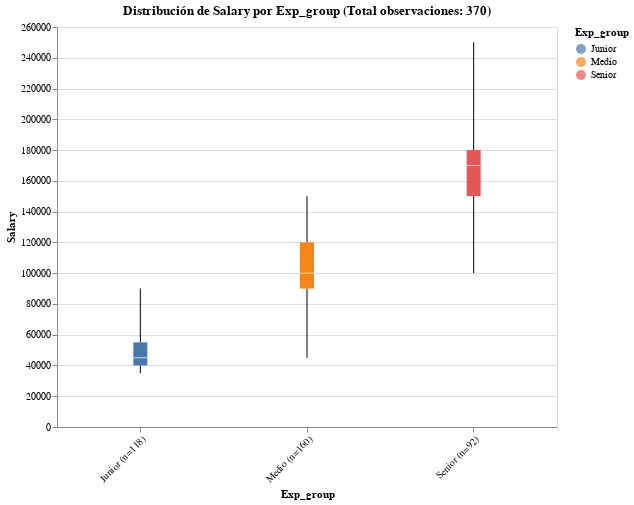

Notebook code for this chart:
### Code cell
chart,stats=f_eda.crear_boxplot_con_estadisticas(data,'Exp_group', 'Salary')
chart

### Figure 1 — Vega-Lite specification as saved in the notebook (floating-point values rounded to 4 significant figures; data arrays with more than 128 entries replaced by an {"elided": "..."} marker saying what was removed)
{"config": {"view": {"continuousWidth": 300, "continuousHeight": 300}}, "data": {"name": "data-8113e7688c5c2050d250cc31ab8822d8"}, "mark": {"type": "boxplot", "extent": "min-max"}, "encoding": {"color": {"field": "Exp_group", "legend": {"title": "Exp_group"}, "type": "nominal"}, "tooltip": [{"field": "Exp_group", "title": "Categoría", "type": "nominal"}, {"field": "Salary", "format": ".0f", "title": "Valor", "type": "quantitative"}], "x": {"axis": {"labelAngle": -45}, "field": "category_label", "title": "Exp_group", "type": "nominal"}, "y": {"axis": {"format": ".0f"}, "field": "Salary", "title": "Salary", "type": "quantitative"}}, "height": 400, "title": "Distribución de Salary por Exp_group\n(Total observaciones: 370)", "width": 500, "$schema": "https://vega.github.io/schema/vega-lite/v5.20.1.json", "datasets": {"data-8113e7688c5c2050d250cc31ab8822d8": {"elided": "370 records"}}}
